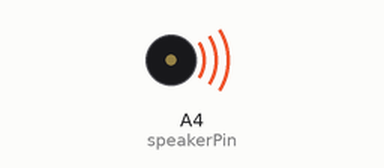
Recording of a sketch running on a simulated Arduino Uno, built with avr-gcc and run on an emulated ATmega328P. Parts: buzzer (waves = sounding).

Above: at 0.1 s.
At 2.2 s:
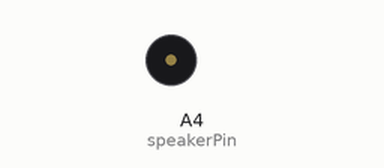
Timing chart, 0 to 3.7 s (numbered marks = the images above):
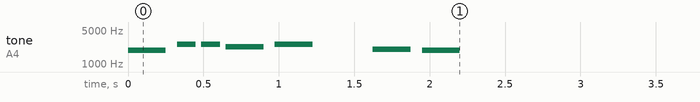

The sketch:

music.ino
```cpp
// EXAMPLE USAGE
// Plays a melody - Connect small speaker to analog pin A4

int speakerPin = A4;

// notes in the melody:
int melody[] = {1908,2551,2551,2273,2551,0,2024,1908}; //C4,G3,G3,A3,G3,0,B3,C4

// note durations: 4 = quarter note, 8 = eighth note, etc.:
int noteDurations[] = {4,8,8,4,4,4,4,4 };

void setup() {
  // iterate over the notes of the melody:
  for (int thisNote = 0; thisNote < 8; thisNote++) {

    // to calculate the note duration, take one second
    // divided by the note type.
    //e.g. quarter note = 1000 / 4, eighth note = 1000/8, etc.
    int noteDuration = 1000/noteDurations[thisNote];
    tone(speakerPin, melody[thisNote],noteDuration);

    // to distinguish the notes, set a minimum time between them.
    // the note's duration + 30% seems to work well:
    int pauseBetweenNotes = noteDuration * 1.30;
    delay(pauseBetweenNotes);
    // stop the tone playing:
    noTone(speakerPin);
  }
}
```
